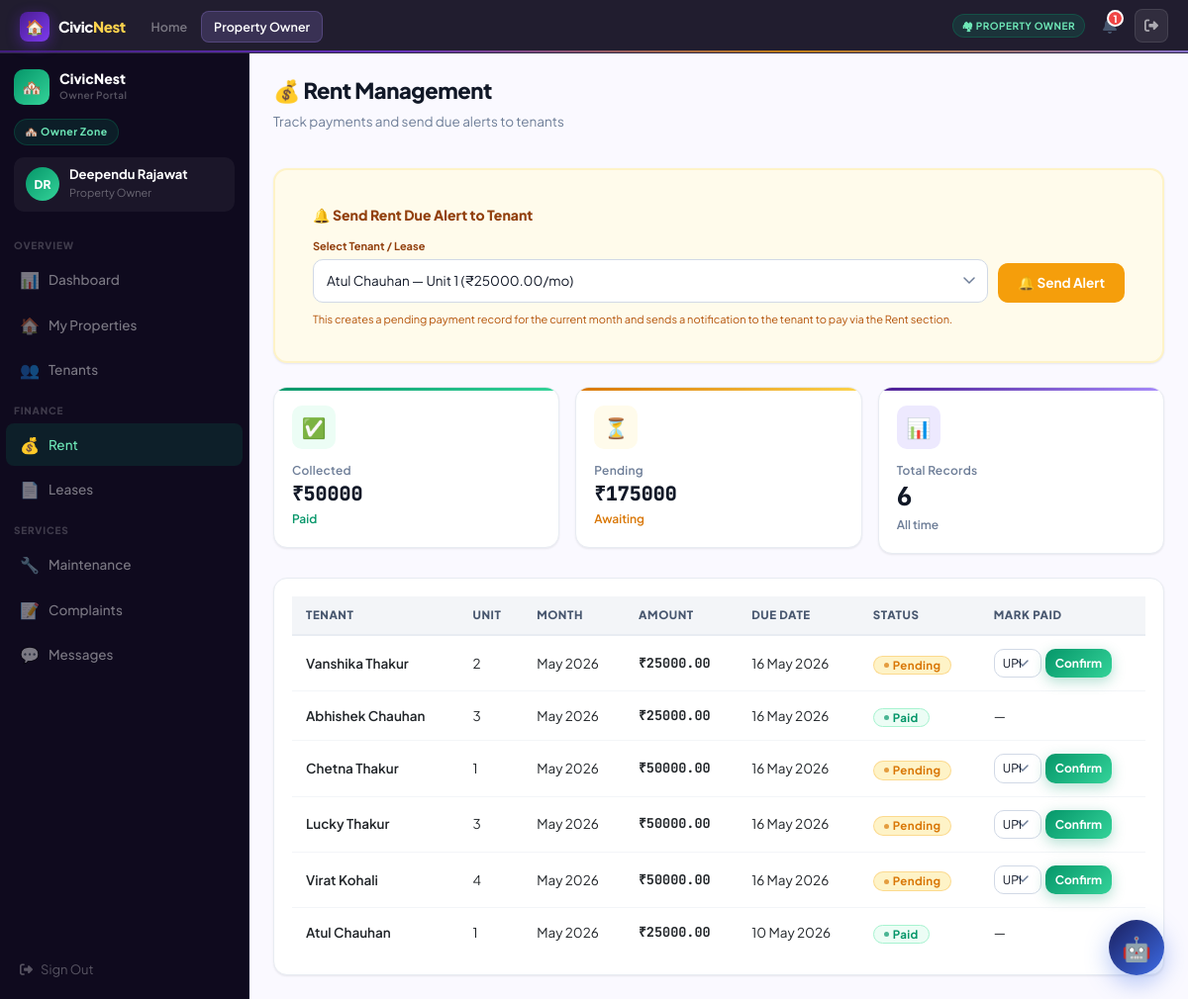
Screenshot of /owner/rent/ (signed in) with the database file from the repository.
### accounts/models.py (models this page shows, shortened)
class User(AbstractUser):
    ROLE_CHOICES = [
        ('admin','Platform Admin'),
        ('owner','Property Owner'),
        ('tenant','Tenant'),
        ('society_admin','Society Admin'),
    ]
    role = models.CharField(max_length=20, choices=ROLE_CHOICES, default='tenant')
    phone = models.CharField(max_length=15, blank=True)
    avatar_initials = models.CharField(max_length=3, blank=True)
    profile_photo = models.ImageField(upload_to='avatars/', blank=True, null=True)

### core/models.py (models this page shows, shortened)
class RentPayment(models.Model):
    STATUS_CHOICES = [('paid','Paid'),('pending','Pending'),('overdue','Overdue'),('partial','Partial')]
    METHOD_CHOICES = [('upi','UPI'),('bank_transfer','Bank Transfer'),('cash','Cash'),('cheque','Cheque'),('razorpay','Razorpay')]
    lease = models.ForeignKey(Lease, on_delete=models.CASCADE, related_name='payments')
    amount = models.DecimalField(max_digits=10, decimal_places=2)
    due_date = models.DateField()
    paid_date = models.DateField(null=True, blank=True)
    status = models.CharField(max_length=20, choices=STATUS_CHOICES, default='pending')
    payment_method = models.CharField(max_length=20, choices=METHOD_CHOICES, blank=True)
    transaction_id = models.CharField(max_length=100, blank=True)
    razorpay_order_id = models.CharField(max_length=100, blank=True)
    razorpay_payment_id = models.CharField(max_length=100, blank=True)
    razorpay_signature = models.CharField(max_length=300, blank=True)
    month_year = models.CharField(max_length=20)
    late_fee = models.DecimalField(max_digits=8, decimal_places=2, default=0)
    notes = models.TextField(blank=True)
    created_at = models.DateTimeField(auto_now_add=True)

class Lease(models.Model):
    STATUS_CHOICES = [('active','Active'),('expired','Expired'),('terminated','Terminated'),('pending','Pending')]
    unit = models.ForeignKey(Unit, on_delete=models.CASCADE, related_name='leases')
    tenant = models.ForeignKey(User, on_delete=models.CASCADE, related_name='leases')
    owner = models.ForeignKey(User, on_delete=models.CASCADE, related_name='owner_leases')
    start_date = models.DateField()
    end_date = models.DateField()
    monthly_rent = models.DecimalField(max_digits=10, decimal_places=2)
    security_deposit = models.DecimalField(max_digits=10, decimal_places=2, default=0)
    status = models.CharField(max_length=20, choices=STATUS_CHOICES, default='active')
    terms = models.TextField(blank=True)
    created_at = models.DateTimeField(auto_now_add=True)

class Unit(models.Model):
    property = models.ForeignKey(Property, on_delete=models.CASCADE, related_name='units')
    unit_number = models.CharField(max_length=20)
    floor = models.CharField(max_length=10, blank=True)
    bedrooms = models.PositiveIntegerField(default=1)
    bathrooms = models.PositiveIntegerField(default=1)
    area_sqft = models.PositiveIntegerField(default=0)
    monthly_rent = models.DecimalField(max_digits=10, decimal_places=2)
    security_deposit = models.DecimalField(max_digits=10, decimal_places=2, default=0)
    is_occupied = models.BooleanField(default=False)
    amenities = models.CharField(max_length=300, blank=True)

### core/views.py (the view, shortened to what this page needs)
# urls.py: path('owner/rent/', views.owner_rent, name='owner_rent'),
@role_required("owner")
def owner_rent(request):
    payments = RentPayment.objects.filter(lease__owner=request.user).select_related("lease__tenant","lease__unit__property").order_by("-due_date")
    active_leases = Lease.objects.filter(owner=request.user, status="active").select_related("tenant","unit__property")
    return render(request, "owner/rent.html", {
        "payments": payments[:30],
        "paid": payments.filter(status="paid").aggregate(t=Sum("amount"))["t"] or 0,
        "pending": payments.filter(status="pending").aggregate(t=Sum("amount"))["t"] or 0,
        "active_leases": active_leases,
    })

### core/views.py (called while the page is built)
def role_required(*roles):
    def decorator(view):
        @functools.wraps(view)
        def wrapper(request, *args, **kwargs):
            if not request.user.is_authenticated:
                return redirect("/accounts/login/")
            if request.user.is_staff or request.user.is_superuser:
                return view(request, *args, **kwargs)
            if request.user.role not in roles:
                messages.error(request, "Access denied.")
                return redirect("/")
            return view(request, *args, **kwargs)
        return wrapper
    return decorator

### templates/owner/rent.html (shortened to what this page needs)
{% extends "base.html" %}
{% block nav_owner %}active{% endblock %}
{% block content %}
<div class="shell">
  {% with active="rent" %}{% include "partials/sidebar_owner.html" %}{% endwith %}
  <div class="main"><div class="panel fade-up">
    <div class="pg-intro d-flex align-items-center justify-content-between flex-wrap gap-2">
      <div><h2>💰 Rent Management</h2><p>Track payments and send due alerts to tenants</p></div>
    </div>
    {% if active_leases %}
    <div class="card mb-4" style="border:2px solid #FEF3C7;background:#FFFBEB;">
      <div style="padding:16px 20px;">
        <div style="font-size:14px;font-weight:800;color:#92400E;margin-bottom:12px;">🔔 Send Rent Due Alert to Tenant</div>
        <form method="post" style="display:flex;gap:10px;align-items:flex-end;flex-wrap:wrap;">
          <div style="flex:1;min-width:200px;">
            <label style="font-size:11px;font-weight:700;color:#92400E;display:block;margin-bottom:4px;">Select Tenant / Lease</label>
            <select name="lease_id" class="form-ctrl">
              {% for lease in active_leases %}
              <option value="{{ lease.id }}">{{ lease.tenant.get_full_name|default:lease.tenant.username }} — Unit {{ lease.unit.unit_number }} (₹{{ lease.monthly_rent }}/mo)</option>
              {% endfor %}
            </select>
          </div>
          <button type="submit" class="btn-tp" style="background:#F59E0B;color:#fff;border:none;white-space:nowrap;">🔔 Send Alert</button>
        </form>
        <div style="font-size:11px;color:#B45309;margin-top:8px;">This creates a pending payment record for the current month and sends a notification to the tenant to pay via the Rent section.</div>
      </div>
    </div>
    {% endif %}
    <div class="row g-3 mb-4">
      <div class="col-md-4"><div class="sc c-green"><div class="sc-icon" style="background:var(--green-l);font-size:20px;">✅</div><div class="sc-lbl">Collected</div><div class="sc-val" style="font-size:20px;">₹{{ paid }}</div><div class="sc-trend t-up">Paid</div></div></div>
      <div class="col-md-4"><div class="sc c-amber"><div class="sc-icon" style="background:var(--a50);font-size:20px;">⏳</div><div class="sc-lbl">Pending</div><div class="sc-val" style="font-size:20px;">₹{{ pending }}</div><div class="sc-trend t-amber">Awaiting</div></div></div>
      <div class="col-md-4"><div class="sc c-navy"><div class="sc-icon" style="background:var(--n100);font-size:20px;">📊</div><div class="sc-lbl">Total Records</div><div class="sc-val">{{ payments|length }}</div><div class="sc-trend t-neu">All time</div></div></div>
    </div>
    <div class="card">
      <table class="tp-table">
        <thead><tr><th>Tenant</th><th>Unit</th><th>Month</th><th>Amount</th><th>Due Date</th><th>Status</th><th>Mark Paid</th></tr></thead>
        <tbody>{% for p in payments %}
        <tr>
          <td style="font-weight:600;">{{ p.lease.tenant.get_full_name|default:p.lease.tenant.username }}</td>
          <td>{{ p.lease.unit.unit_number }}</td>
          <td>{{ p.month_year }}</td>
          <td style="font-family:var(--mono);font-weight:700;">₹{{ p.amount }}</td>
          <td>{{ p.due_date|date:"d M Y" }}</td>
          <td><span class="badge b-{{ p.status }}">{{ p.get_status_display }}</span></td>
          <td>{% if p.status == 'pending' %}
            <form method="post" style="display:inline-flex;gap:4px;">{% csrf_token %}
              <select name="method" class="form-ctrl" style="padding:4px 8px;font-size:12px;width:auto;"><option value="upi">UPI</option><option value="bank_transfer">Bank</option><option value="cash">Cash</option></select>
              <button type="submit" class="btn-tp btn-green btn-xs">Confirm</button>
            </form>
          {% else %}—{% endif %}</td>
        </tr>
        {% empty %}<tr><td colspan="7" style="text-align:center;padding:30px;color:var(--g300);">No records</td></tr>
        {% endfor %}</tbody>
      </table>
    </div>
  </div></div>
</div>
{% endblock %}

### templates/partials/sidebar_owner.html
<aside class="sidebar" id="tp-sidebar">
  <div class="sb-head">
    <div class="sb-logo"><div class="sb-logo-mark own">🏘️</div><div><div class="sb-logo-text">CivicNest</div><div class="sb-logo-sub">Owner Portal</div></div></div>
    <div class="sb-zone-pill zp-own">🏘️ Owner Zone</div>
    <div class="sb-user"><div class="sb-av av-own">{{ user.avatar_initials }}</div><div><div class="sb-uname">{{ user.get_full_name|default:user.username }}</div><div class="sb-urole">Property Owner</div></div></div>
  </div>
  <div class="sb-sec">Overview</div>
  <a class="ni {% if active == 'dash' %}active-own{% endif %}" href="/owner/"><span class="ni-icon">📊</span>Dashboard</a>
  <a class="ni {% if active == 'props' %}active-own{% endif %}" href="/owner/properties/"><span class="ni-icon">🏠</span>My Properties</a>
  <a class="ni {% if active == 'tenants' %}active-own{% endif %}" href="/owner/tenants/"><span class="ni-icon">👥</span>Tenants</a>
  <div class="sb-sec">Finance</div>
  <a class="ni {% if active == 'rent' %}active-own{% endif %}" href="/owner/rent/"><span class="ni-icon">💰</span>Rent</a>
  <a class="ni {% if active == 'leases' %}active-own{% endif %}" href="/owner/leases/"><span class="ni-icon">📄</span>Leases</a>
  <div class="sb-sec">Services</div>
  <a class="ni {% if active == 'maint' %}active-own{% endif %}" href="/owner/maintenance/"><span class="ni-icon">🔧</span>Maintenance</a>
  <a class="ni {% if active == 'complaints' %}active-own{% endif %}" href="/owner/complaints/"><span class="ni-icon">📝</span>Complaints</a>
  <a class="ni {% if active == 'chat' %}active-own{% endif %}" href="/owner/messages/"><span class="ni-icon">💬</span>Messages</a>
  <div class="sb-foot"><a href="/accounts/logout/" class="sb-logout"><i class="fa fa-right-from-bracket"></i> Sign Out</a></div>
</aside>

### rows the page displays
User: avatar_initials "DR", get_full_name "Deependu Rajawat"
RentPayment: lease.tenant.get_full_name "Vanshika Thakur", lease.unit.unit_number "2", month_year "May 2026", amount "25000.00", due_date "16 May 2026", status "Pending"
RentPayment: lease.tenant.get_full_name "Abhishek Chauhan", lease.unit.unit_number "3", month_year "May 2026", amount "25000.00", due_date "16 May 2026", status "Paid"
RentPayment: lease.tenant.get_full_name "Chetna Thakur", lease.unit.unit_number "1", month_year "May 2026", amount "50000.00", due_date "16 May 2026", status "Pending"
RentPayment: lease.tenant.get_full_name "Lucky Thakur", lease.unit.unit_number "3", month_year "May 2026", amount "50000.00", due_date "16 May 2026", status "Pending"
RentPayment: lease.tenant.get_full_name "Virat Kohali", lease.unit.unit_number "4", month_year "May 2026", amount "50000.00", due_date "16 May 2026", status "Pending"
RentPayment: lease.tenant.get_full_name "Atul Chauhan", lease.unit.unit_number "1", month_year "May 2026", amount "25000.00", due_date "10 May 2026", status "Paid"

### other values shown
{{ paid }} "50000"
{{ pending }} "175000"
{{ payments|length }} "6"
form field lease_id "Atul Chauhan — Unit 1 (₹25000.00/mo)"
